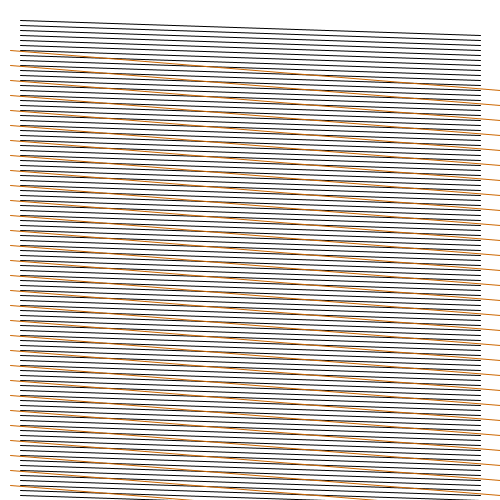
Frame 1 (no input)
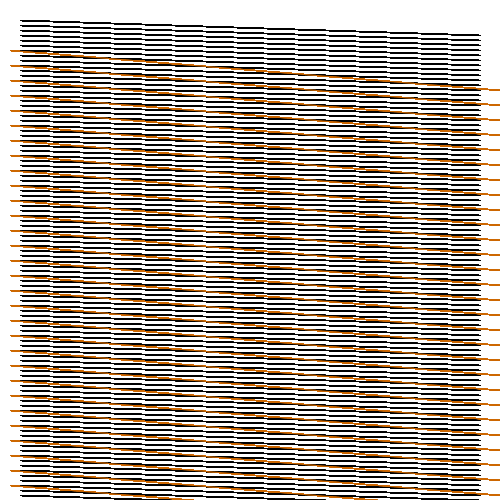
Frame 60 (the mouse pressed at the canvas centre just before this capture)
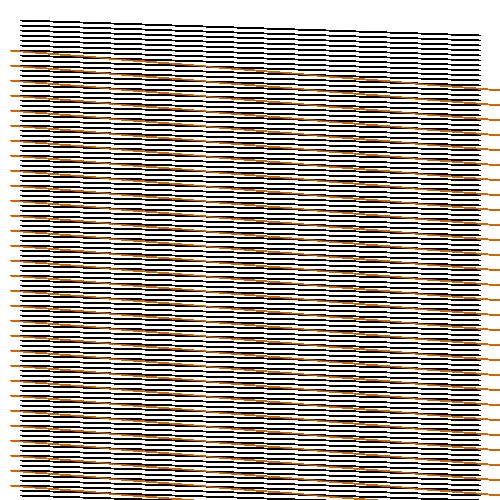
Frame 120 (the mouse held since frame 60 and released just before this capture)

The Processing sketch that drew these frames (run headless with seeded random() and noise(); from frame 60 on, the mouse is pressed at the canvas centre):

// Processing sketch: lines_repetition_3
// ── lines_repetition_3.pde
void setup() {
  size(500, 500);
  background (255);
  smooth();
}

void draw() {
stroke(0);
for (int i=20; i<500; i+=5) {
  line(20, i, 480, i+15);
}

strokeWeight (1);
stroke(204, 102, 0);
for (int i=50; i<500; i+=15) {
  line(10, i, 500, i+40);
}
}

// export jpg
void keyPressed() {
  if (key=='1') {
    save("vern.jpg");
  }
    if (key=='2') {
    save("vern2.jpg");
  }
    if (key=='3') {
    save("vern3.jpg");
  }
    if (key=='4') {
    save("vern4.jpg");
  }
}
